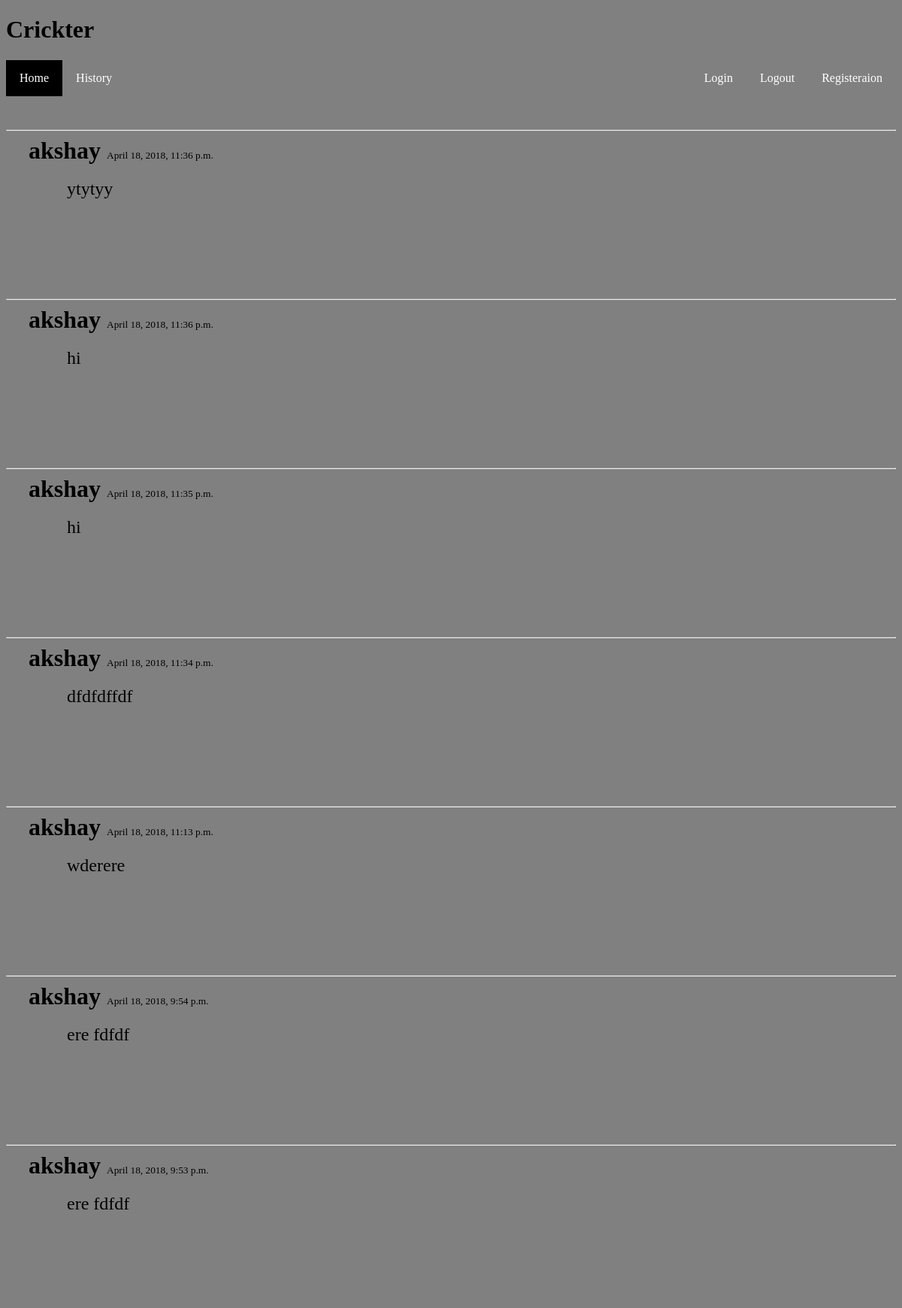
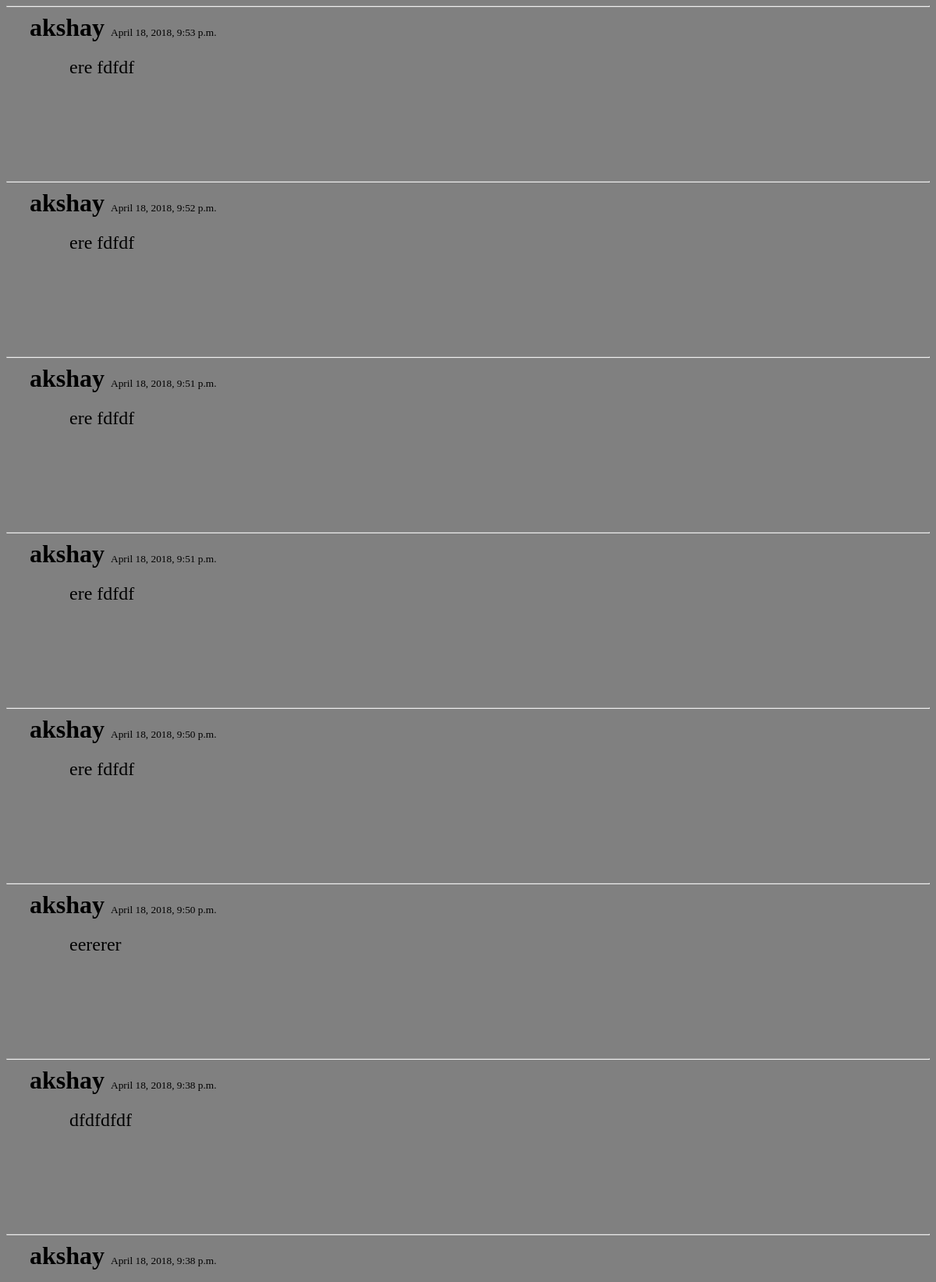
The app's page /info/ (signed in, upper part) with its own data (2 pictures, top to bottom).
### crickter/models.py (models this page shows, shortened)
class Msg(models.Model):
	user = models.ForeignKey(User)
	name = models.CharField(max_length=120)
	msg = models.CharField(max_length=500)
	timestamp = models.DateTimeField(auto_now_add=True)

### crickter/views.py (the view)
# urls.py: url(r'info/$', info)
def info(request):
	template_name = "crickter/info.html"
	user = None
	if request.user.is_authenticated():
		user = Msg.objects.filter(user=request.user).order_by('-timestamp')
	context = {"objects" : user}
	return render(request, template_name, context)

### crickter/templates/crickter/info.html
{% extends "crickter/base.html" %}
{% block content %}
	{% if objects is not None %}
	<hr>
	{% for obj in objects %}
			<div class="container">
				<div class="top">
					<span >{{ obj.name }}  </span><small>{{ obj.timestamp }}</small>
				</div>
				<br>
				<div class="bottom">
					{{ obj.msg }}
				</div>
			</div>
		<hr>
	{% endfor %}
	{% else %}
	<h1><b>Pls Login</b></h1>
	{% endif %}
{% endblock %}

### crickter/static/crickter/style.css (style rules this page uses)
body { background-color: gray; }

### crickter/static/crickter/list.css (style rules this page uses)
span { font-weight: bold; font-size: 2em; }
.container { margin-left: 30px; }
.bottom { width: 300px; height: 150px; overflow: scroll; border: 1px solid gray; font-size: 1.5em; margin-left: 50px; }

### records on screen
Msg: name "akshay", timestamp "April 18, 2018, 11:36 p.m.", msg "ytytyy"
Msg: name "akshay", timestamp "April 18, 2018, 11:36 p.m.", msg "hi"
Msg: name "akshay", timestamp "April 18, 2018, 11:35 p.m.", msg "hi"
Msg: name "akshay", timestamp "April 18, 2018, 11:34 p.m.", msg "dfdfdffdf"
Msg: name "akshay", timestamp "April 18, 2018, 11:13 p.m.", msg "wderere"
Msg: name "akshay", timestamp "April 18, 2018, 9:54 p.m.", msg "ere fdfdf"
Msg: name "akshay", timestamp "April 18, 2018, 9:53 p.m.", msg "ere fdfdf"
Msg: name "akshay", timestamp "April 18, 2018, 9:53 p.m.", msg "ere fdfdf"
Msg: name "akshay", timestamp "April 18, 2018, 9:52 p.m.", msg "ere fdfdf"
Msg: name "akshay", timestamp "April 18, 2018, 9:51 p.m.", msg "ere fdfdf"
Msg: name "akshay", timestamp "April 18, 2018, 9:51 p.m.", msg "ere fdfdf"
Msg: name "akshay", timestamp "April 18, 2018, 9:50 p.m.", msg "ere fdfdf"
Msg: name "akshay", timestamp "April 18, 2018, 9:50 p.m.", msg "eererer"
Msg: name "akshay", timestamp "April 18, 2018, 9:38 p.m.", msg "dfdfdfdf"
Msg: name "akshay", timestamp "April 18, 2018, 9:38 p.m."
